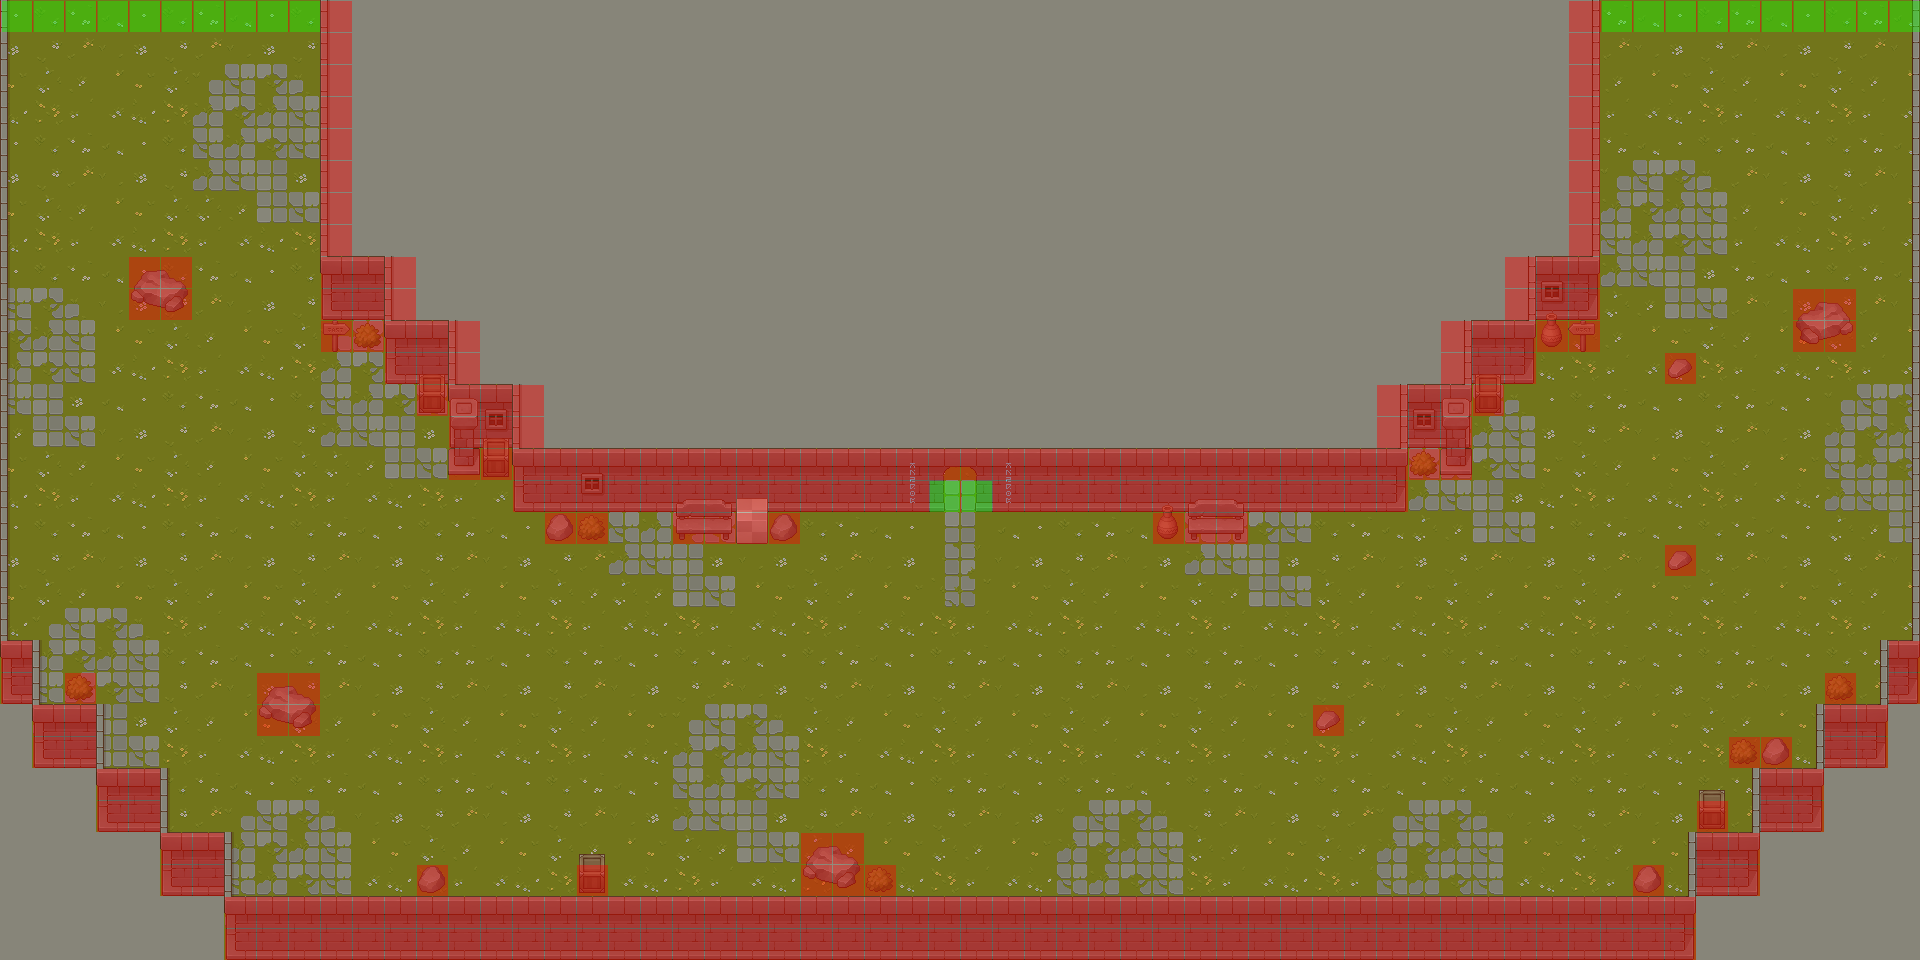

This game map was drawn from its Tiled (.tmx) file and the tilesets committed beside it. A one-line description and the trimmed map source follow:
An orthogonal 60x30 tile map with 32x32 px tiles, 4 tile layers (Suelo, Pared, Props, Navigation), 8 tilesets and 45 objects.

<map version="1.10" tiledversion="1.10.2" orientation="orthogonal" renderorder="right-down" width="60" height="30" tilewidth="32" tileheight="32" infinite="0" nextlayerid="10" nextobjectid="52">
 <tileset firstgid="1" name="TX Tileset Grass" tilewidth="32" tileheight="32" tilecount="64" columns="8">
  <image source="Tiles/TX Tileset Grass.png" width="256" height="256" />
 </tileset>
 <tileset firstgid="65" name="TX Plant" tilewidth="32" tileheight="32" tilecount="256" columns="16">
  <image source="Tiles/TX Plant.png" width="512" height="512" />
 </tileset>
 <tileset firstgid="321" name="TX Tileset Wall" tilewidth="32" tileheight="32" tilecount="256" columns="16">
  <image source="Tiles/TX Tileset Wall.png" width="512" height="512" />
 </tileset>
 <tileset firstgid="577" name="TX Props" tilewidth="32" tileheight="32" tilecount="256" columns="16">
  <image source="Tiles/TX Props.png" width="512" height="512" />
 </tileset>
 <tileset firstgid="833" name="TX Tileset Stone Ground" tilewidth="32" tileheight="32" tilecount="64" columns="8">
  <image source="Tiles/TX Tileset Stone Ground.png" width="256" height="256" />
 </tileset>
 <tileset firstgid="897" name="TX Tileset Stone Ground" tilewidth="32" tileheight="32" tilecount="64" columns="8">
  <image source="Tiles/TX Tileset Stone Ground.png" width="256" height="256" />
 </tileset>
 <tileset firstgid="961" name="TX Struct" tilewidth="32" tileheight="32" tilecount="256" columns="16">
  <image source="Tiles/TX Struct.png" width="512" height="512" />
 </tileset>
 <tileset firstgid="1217" name="MapMetadata" tilewidth="32" tileheight="32" tilecount="2" columns="2">
  <image source="Tiles/MapMetadata.png" width="67" height="34" />
 </tileset>
 <layer id="1" name="Suelo" width="60" height="30">
  <properties>
   <property name="Draw" type="bool" value="true" />
  </properties>
  <data>[1800 cells, 1800 non-empty, 29 distinct tile ids]</data>
 </layer>
 <layer id="2" name="Pared" width="60" height="30">
  <properties>
   <property name="Draw" type="bool" value="true" />
  </properties>
  <data>[1800 cells, 284 non-empty, 14 distinct tile ids]</data>
 </layer>
 <layer id="3" name="Props" width="60" height="30">
  <properties>
   <property name="Draw" type="bool" value="true" />
  </properties>
  <data>[1800 cells, 67 non-empty, 24 distinct tile ids]</data>
 </layer>
 <layer id="4" name="Navigation" width="60" height="30">
  <properties>
   <property name="Draw" type="bool" value="false" />
   <property name="Navigation" type="bool" value="true" />
   <property name="collision" type="bool" value="true" />
  </properties>
  <data>[1800 cells, 295 non-empty, 2 distinct tile ids]</data>
 </layer>
 <objectgroup id="6" name="collider">
  <object id="1" x="320" y="0" width="32" height="352" />
  <object id="2" x="352" y="256" width="64" height="96" />
  <object id="3" x="384" y="352" width="96" height="32" />
  <object id="4" x="416" y="384" width="128" height="32" />
  <object id="5" x="448" y="416" width="96" height="64" />
  <object id="6" x="512" y="480" width="32" height="32" />
  <object id="7" x="544" y="448" width="384" height="64" />
  <object id="8" x="928" y="448" width="64" height="32" />
  <object id="9" x="992" y="448" width="416" height="64" />
  <object id="10" x="1408" y="384" width="64" height="96" />
  <object id="11" x="1472" y="320" width="32" height="96" />
  <object id="12" x="1504" y="256" width="32" height="128" />
  <object id="13" x="1536" y="256" width="64" height="96" />
  <object id="15" x="1568" y="0" width="32" height="256" />
  <object id="16" x="1664" y="352" width="32" height="32" />
  <object id="17" x="1792" y="288" width="64" height="64" />
  <object id="18" x="1664" y="544" width="32" height="32" />
  <object id="19" x="1824" y="672" width="32" height="96" />
  <object id="20" x="1856" y="704" width="32" height="64" />
  <object id="21" x="1888" y="640" width="32" height="64" />
  <object id="22" x="1728" y="736" width="64" height="32" />
  <object id="23" x="1760" y="768" width="64" height="64" />
  <object id="24" x="1696" y="832" width="64" height="64" />
  <object id="25" x="1696" y="800" width="32" height="32" />
  <object id="28" x="1632" y="864" width="32" height="32" />
  <object id="30" x="224" y="896" width="1472" height="64" />
  <object id="31" x="800" y="832" width="64" height="64" />
  <object id="32" x="864" y="864" width="32" height="32" />
  <object id="33" x="576" y="864" width="32" height="32" />
  <object id="34" x="416" y="864" width="32" height="32" />
  <object id="35" x="256" y="672" width="64" height="64" />
  <object id="36" x="160" y="832" width="64" height="64" />
  <object id="37" x="96" y="768" width="64" height="64" />
  <object id="38" x="32" y="704" width="64" height="64" />
  <object id="39" x="64" y="672" width="32" height="32" />
  <object id="40" x="0" y="640" width="32" height="64" />
  <object id="41" x="128" y="256" width="64" height="64" />
  <object id="42" x="544" y="512" width="64" height="32" />
  <object id="43" x="672" y="512" width="128" height="32" />
  <object id="44" x="1152" y="512" width="96" height="32" />
  <object id="47" x="1920" y="0" width="32" height="640" />
  <object id="48" x="-32" y="0" width="32" height="640" />
 </objectgroup>
 <objectgroup id="7" name="toMap2Left">
  <object id="45" x="0" y="0" width="320" height="32" />
 </objectgroup>
 <objectgroup id="9" name="toMap2Right">
  <object id="51" x="1600" y="0" width="320" height="32" />
 </objectgroup>
 <objectgroup id="8" name="toInterior">
  <object id="49" x="928" y="480" width="64" height="32" />
 </objectgroup>
</map>
